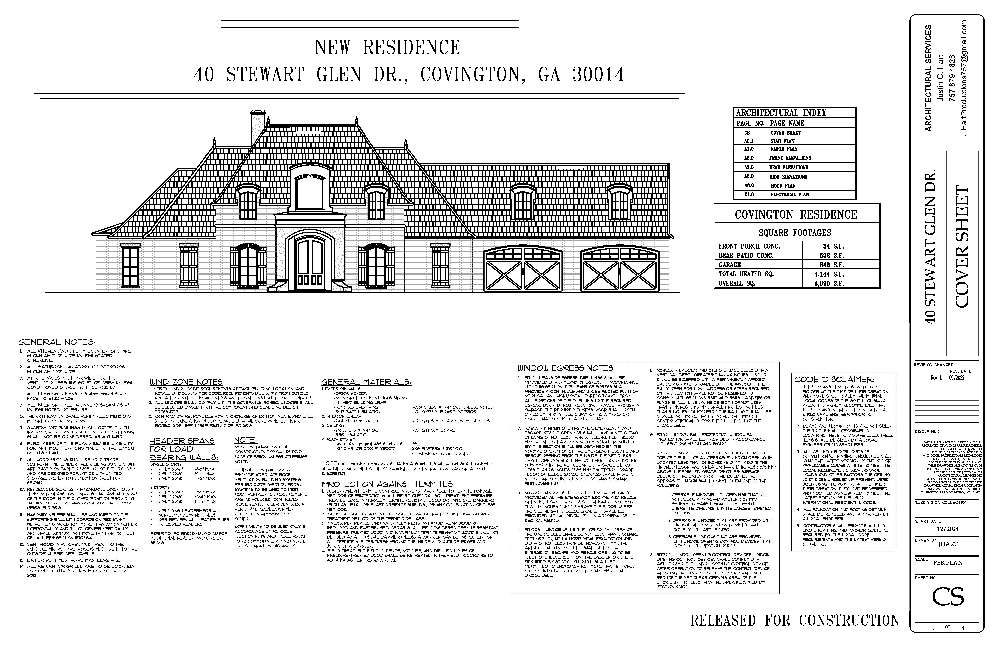
#> input picture temp-cad-files/0a9d1be7-b1c0-4513-b539-8d9f3e236a0e.png, 1000 x 647 px, shrunk from 5100 x 3300 before the run
$ python floor_plan_analyzer.py temp-cad-files/0a9d1be7-b1c0-4513-b539-8d9f3e236a0e.png 1.0 1.0
#> lines starting #> are read from the running program, lines starting #| are printed output that depends on the picture; after the words box and inside, x2 and y2 are one past the last pixel; in counts of white or black regions, pixels touching at a corner belong together
#!/usr/bin/env python3
"""
Floor Plan Analyzer - Real image processing backend
Provides accurate measurements, room detection, and 3D model generation
"""

try:
    import cv2
except ImportError:
    # Use headless version if regular cv2 fails
    import sys
    sys.modules['cv2'] = __import__('cv2.cv2')
    import cv2
import numpy as np
import pytesseract
from PIL import Image
import json
import base64
import io
from typing import Dict, List, Tuple, Any
import requests
import os
from dataclasses import dataclass, asdict
import math

# Configure OpenAI API (set your key as environment variable)
OPENAI_API_KEY = os.getenv('OPENAI_API_KEY', '')

@dataclass
class Room:
    """Represents a detected room in the floor plan"""
    id: str
    type: str
    vertices: List[Tuple[float, float]]
    area: float
    perimeter: float
    center: Tuple[float, float]
    dimensions: Tuple[float, float]  # width, height

@dataclass
class Wall:
    """Represents a wall segment"""
    id: str
    start: Tuple[float, float]
    end: Tuple[float, float]
    thickness: float
    length: float
    is_exterior: bool

@dataclass
class Feature:
    """Represents doors, windows, etc."""
    id: str
    type: str  # 'door', 'window', 'stairs'
    position: Tuple[float, float]
    dimensions: Tuple[float, float]
    wall_id: str = None

class FloorPlanAnalyzer:
    """Main analyzer class for processing floor plans"""

    def __init__(self):
        self.scale_factor = 1.0  # pixels to feet conversion
        self.detected_scale = None
        self.rooms = []
        self.walls = []
        self.features = []

    def analyze_floor_plan(self, image_path: str, manual_scale: Dict[str, float] = None) -> Dict[str, Any]:
        """
        Main entry point for floor plan analysis
        Returns complete analysis with rooms, walls, measurements, and 3D data
        """
        print("\n" + "="*60)
        print("🔍 FLOOR PLAN ANALYSIS STARTING")
        print("="*60)

        # Load image
        img = cv2.imread(image_path)
        if img is None:
            img = self._load_image_from_base64(image_path)

        original = img.copy()
        gray = cv2.cvtColor(img, cv2.COLOR_BGR2GRAY)
        print(f"📊 Image dimensions: {img.shape[1]}x{img.shape[0]} pixels")

        # Step 1: Detect scale from image (look for dimension text)
        print("\n📏 STEP 1: Detecting scale factor...")

        # Check if manual scale is provided
        if manual_scale:
            # manual_scale = {"pixels": 100, "feet": 10} means 100 pixels = 10 feet
            pixels = manual_scale.get('pixels', 1)
            feet = manual_scale.get('feet', 1)
            self.scale_factor = feet / pixels  # feet per pixel
            print(f"   ✅ Using MANUAL scale: {pixels} pixels = {feet} feet")
            print(f"   Scale factor: {self.scale_factor:.6f} feet/pixel")
            print(f"   (1 foot = {1/self.scale_factor:.2f} pixels)")
        else:
            self.scale_factor = self._detect_scale(original)
            print(f"   Scale factor: {self.scale_factor} (feet per pixel)")

        # Step 2: Preprocess image
        print("\n🖼️ STEP 2: Preprocessing image...")
        processed = self._preprocess_image(gray)

        # Step 3: Detect walls
        print("\n🧱 STEP 3: Detecting walls...")
        self.walls = self._detect_walls(processed)
        print(f"   Found {len(self.walls)} walls")
        for i, wall in enumerate(self.walls[:3]):  # Show first 3 walls
            print(f"   Wall {i}: Length={wall.length:.1f}ft, Exterior={wall.is_exterior}")

        # Step 4: Detect rooms
        print("\n🏠 STEP 4: Detecting rooms...")
        self.rooms = self._detect_rooms(processed, self.walls)
        print(f"   Found {len(self.rooms)} rooms")
        for room in self.rooms:
            print(f"   Room '{room.type}': Area={room.area:.1f} sq ft, Dimensions={room.dimensions[0]:.1f}x{room.dimensions[1]:.1f} ft")

        # Step 5: Detect features (doors, windows)
        print("\n🚪 STEP 5: Detecting features...")
        self.features = self._detect_features(processed, original)
        print(f"   Found {len(self.features)} features")
        door_count = len([f for f in self.features if f.type == 'door'])
        window_count = len([f for f in self.features if f.type == 'window'])
        print(f"   Doors: {door_count}, Windows: {window_count}")

        # Step 6: Extract text and dimensions using OCR
        print("\n📝 STEP 6: Extracting text with OCR...")
        text_data = self._extract_text(original)
        if text_data.get('dimensions'):
            print(f"   Found dimension text: {text_data['dimensions'][:3]}")

        # Step 7: Use AI for enhanced analysis (if API key available)
        print("\n🤖 STEP 7: AI Vision analysis...")
        ai_analysis = self._ai_vision_analysis(image_path) if OPENAI_API_KEY else None
        if ai_analysis:
            print("   ✅ AI analysis complete")
        else:
            print("   ⚠️ Skipped (no API key)")

        # Step 8: Generate 3D model data
        print("\n🎮 STEP 8: Generating 3D model...")
        model_3d = self._generate_3d_model()
        print(f"   Generated {model_3d['vertex_count']} vertices, {model_3d['face_count']} faces")

        # Calculate final measurements
        total_area = sum(room.area for room in self.rooms)
        total_perimeter = sum(wall.length for wall in self.walls if wall.is_exterior)

        print("\n" + "="*60)
        print("📊 FINAL MEASUREMENTS:")
        print(f"   Total Area: {total_area:.1f} sq ft")
        print(f"   Total Perimeter: {total_perimeter:.1f} ft")
        print(f"   Room Count: {len(self.rooms)}")
        print(f"   Scale Factor: {self.scale_factor}")
        print("="*60 + "\n")

        # Compile results
        return {
            'success': True,
            'analysis': {
                'rooms': [asdict(room) for room in self.rooms],
                'walls': [asdict(wall) for wall in self.walls],
                'features': [asdict(feature) for feature in self.features],
                'measurements': {
                    'total_area': sum(room.area for room in self.rooms),
                    'total_perimeter': sum(wall.length for wall in self.walls if wall.is_exterior),
                    'room_count': len(self.rooms),
                    'scale_factor': self.scale_factor,
                    'units': 'feet'
                },
                'text_extracted': text_data,
                'ai_enhanced': ai_analysis
            },
            'model_3d': model_3d
        }

    def _preprocess_image(self, gray: np.ndarray) -> np.ndarray:
        """Preprocess image for better line detection"""
        # Apply Gaussian blur to reduce noise
        blurred = cv2.GaussianBlur(gray, (5, 5), 0)

        # Apply adaptive threshold
        thresh = cv2.adaptiveThreshold(
            blurred, 255,
            cv2.ADAPTIVE_THRESH_GAUSSIAN_C,
            cv2.THRESH_BINARY, 11, 2
        )

        # Morphological operations to clean up
        kernel = np.ones((3, 3), np.uint8)
        cleaned = cv2.morphologyEx(thresh, cv2.MORPH_CLOSE, kernel)
        cleaned = cv2.morphologyEx(cleaned, cv2.MORPH_OPEN, kernel)

        return cleaned

    def _detect_walls(self, processed: np.ndarray) -> List[Wall]:
        """Detect walls using line detection"""
        walls = []

        # Detect edges
        edges = cv2.Canny(processed, 50, 150, apertureSize=3)

        # Detect lines using HoughLinesP
        lines = cv2.HoughLinesP(
            edges,
            rho=1,
            theta=np.pi/180,
            threshold=100,
            minLineLength=50,
            maxLineGap=10
        )

        if lines is not None:
            wall_id = 0
            for line in lines:
                x1, y1, x2, y2 = line[0]

                # Calculate line properties
                length = np.sqrt((x2-x1)**2 + (y2-y1)**2)

                # Filter out very short lines
                if length < 30:
                    continue

                # Determine if wall is horizontal or vertical
                angle = np.abs(np.arctan2(y2-y1, x2-x1) * 180 / np.pi)
                is_horizontal = angle < 10 or angle > 170
                is_vertical = 80 < angle < 100

                # Only keep horizontal and vertical walls
                if is_horizontal or is_vertical:
                    # Determine if exterior wall (on image boundary)
                    h, w = processed.shape
                    is_exterior = (
                        x1 < 10 or x2 < 10 or
                        x1 > w-10 or x2 > w-10 or
                        y1 < 10 or y2 < 10 or
                        y1 > h-10 or y2 > h-10
                    )

                    walls.append(Wall(
                        id=f"wall_{wall_id}",
                        start=(x1 * self.scale_factor, y1 * self.scale_factor),
                        end=(x2 * self.scale_factor, y2 * self.scale_factor),
                        thickness=0.5,  # Standard wall thickness in feet
                        length=length * self.scale_factor,
                        is_exterior=is_exterior
                    ))
                    wall_id += 1

        return walls

    def _detect_rooms(self, processed: np.ndarray, walls: List[Wall]) -> List[Room]:
        """Detect rooms using contour detection"""
        rooms = []

        # Invert image for contour detection
        inverted = cv2.bitwise_not(processed)

        # Find contours
        contours, _ = cv2.findContours(
            inverted,
            cv2.RETR_EXTERNAL,
            cv2.CHAIN_APPROX_SIMPLE
        )

        print(f"   📐 Found {len(contours)} contours")

        room_id = 0
        for contour in contours:
            area = cv2.contourArea(contour)

            # Filter out very small contours
            if area < 1000:  # Minimum room size in pixels
                continue

            # Approximate polygon
            epsilon = 0.02 * cv2.arcLength(contour, True)
            approx = cv2.approxPolyDP(contour, epsilon, True)

            # Get bounding rectangle
            x, y, w, h = cv2.boundingRect(contour)

            # Calculate room properties
            vertices = [(pt[0][0] * self.scale_factor, pt[0][1] * self.scale_factor)
                       for pt in approx]

            # Calculate actual area using scale factor
            area_pixels = area
            area_sq_ft = area * self.scale_factor**2

            print(f"   📏 Room {room_id} measurements:")
            print(f"      - Pixel area: {area_pixels:.0f} px²")
            print(f"      - Scale factor: {self.scale_factor}")
            print(f"      - Calculated area: {area_sq_ft:.1f} sq ft")
            print(f"      - Dimensions: {w:.0f}x{h:.0f} px = {w*self.scale_factor:.1f}x{h*self.scale_factor:.1f} ft")

            # Determine room type based on size and shape
            room_type = self._classify_room(area_sq_ft, w/h)

            rooms.append(Room(
                id=f"room_{room_id}",
                type=room_type,
                vertices=vertices,
                area=area_sq_ft,
                perimeter=cv2.arcLength(contour, True) * self.scale_factor,
                center=((x + w/2) * self.scale_factor, (y + h/2) * self.scale_factor),
                dimensions=(w * self.scale_factor, h * self.scale_factor)
            ))
            room_id += 1

        return rooms

    def _detect_features(self, processed: np.ndarray, original: np.ndarray) -> List[Feature]:
        """Detect doors, windows, and other features"""
        features = []
        feature_id = 0

        # Use template matching for doors and windows
        # This is simplified - in production, use trained models

        # Detect gaps in walls (likely doors)
        h, w = processed.shape
        horizontal_projection = np.sum(processed == 0, axis=1)
        vertical_projection = np.sum(processed == 0, axis=0)

        # Find significant gaps
        threshold = w * 0.1  # 10% of width

        # Simple door detection based on gaps
        for i in range(len(horizontal_projection) - 20):
            if horizontal_projection[i] < threshold:
                window = horizontal_projection[i:i+20]
                if np.mean(window) < threshold * 0.5:
                    features.append(Feature(
                        id=f"door_{feature_id}",
                        type="door",
                        position=(w/2 * self.scale_factor, i * self.scale_factor),
                        dimensions=(3.0, 7.0)  # Standard door size in feet
                    ))
                    feature_id += 1

        return features

    def _classify_room(self, area: float, aspect_ratio: float) -> str:
        """Classify room type based on area and shape"""
        if area < 50:
            return "closet"
        elif area < 100:
            if aspect_ratio > 1.5 or aspect_ratio < 0.67:
                return "hallway"
            else:
                return "bathroom"
        elif area < 150:
            return "bedroom"
        elif area < 250:
            if aspect_ratio > 1.3:
                return "kitchen"
            else:
                return "bedroom"
        else:
            return "living_room"

    # [93 lines left out: function _detect_scale, not called in this run]

    def _extract_text(self, img: np.ndarray) -> Dict[str, Any]:
        """Extract text from floor plan using OCR"""
        try:
            # Convert to PIL Image
            pil_img = Image.fromarray(cv2.cvtColor(img, cv2.COLOR_BGR2RGB))

            # Get OCR data with bounding boxes
            data = pytesseract.image_to_data(pil_img, output_type=pytesseract.Output.DICT)

            # Filter for meaningful text
            extracted = {
                'room_labels': [],
                'dimensions': [],
                'other_text': []
            }

            for i, text in enumerate(data['text']):
                if text.strip():
                    confidence = int(data['conf'][i])
                    if confidence > 30:  # Confidence threshold
                        text_lower = text.lower()

                        # Categorize text
                        if any(room in text_lower for room in ['bedroom', 'kitchen', 'bath', 'living', 'dining']):
                            extracted['room_labels'].append(text)
                        elif any(char in text for char in ['\'', '"', 'ft', 'm']):
                            extracted['dimensions'].append(text)
                        else:
                            extracted['other_text'].append(text)

            return extracted
        except Exception as e:
            return {'error': str(e)}

    # [233 lines left out: functions _detect_scale_with_ai, _ai_vision_analysis, _generate_3d_model, _load_image_from_base64, not called in this run]


def process_floor_plan(image_path: str, manual_scale: Dict[str, float] = None) -> Dict[str, Any]:
    """Main entry point for processing a floor plan

    Args:
        image_path: Path to the floor plan image
        manual_scale: Optional dict with 'pixels' and 'feet' keys
                     Example: {"pixels": 100, "feet": 10} means 100 pixels = 10 feet
    """
    analyzer = FloorPlanAnalyzer()
    return analyzer.analyze_floor_plan(image_path, manual_scale)
#> in analyze_floor_plan, img is the input picture: shape (647, 1000, 3); min 0, max 255, mean 227.9
#| 📊 Image dimensions: 1000x647 pixels
#> in _preprocess_image, `blurred = cv2.GaussianBlur(gray, (5, 5), 0)`:
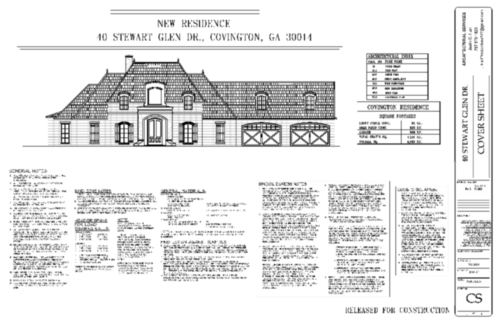
#> blurred: shape (647, 1000) (shown at 1/2 size); min 0, max 255, mean 227.9
#> in _preprocess_image, `thresh = cv2.adaptiveThreshold( blurred, 255, cv2.ADAPTIVE_THRESH_GAUS..`:
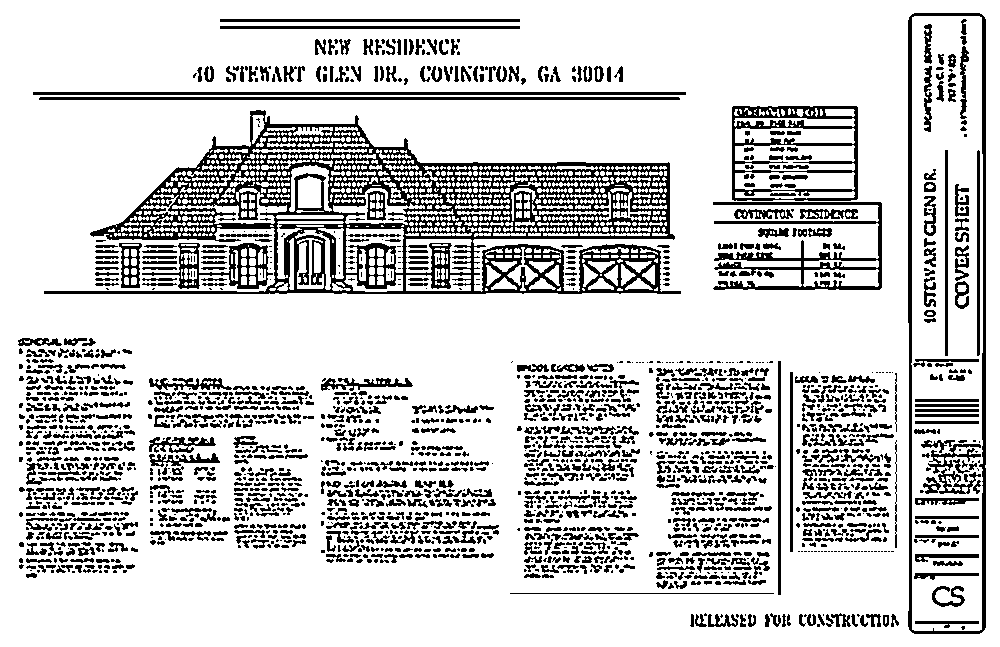
#> thresh: shape (647, 1000); 80.5% white; 2002 black regions (872 under 20 px), largest, box (x1, y1, x2, y2) and area: (44, 110, 681, 294) 33465, (908, 13, 986, 634) 4814, (732, 106, 858, 201) 3685
#> in _preprocess_image, `cleaned = cv2.morphologyEx(cleaned, cv2.MORPH_OPEN, kernel)`:
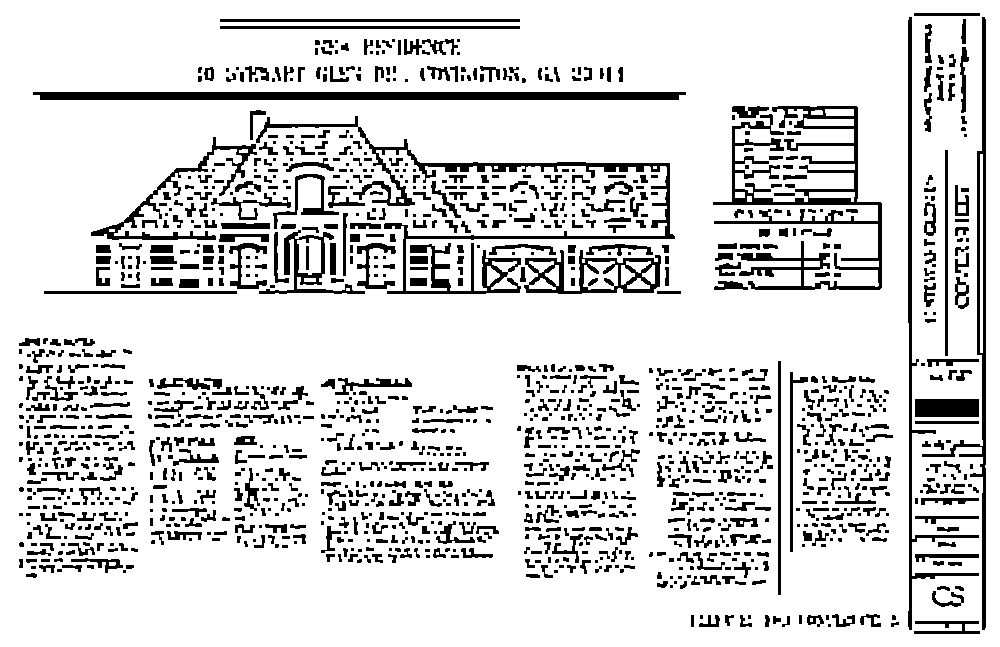
#> cleaned: shape (647, 1000); 84.8% white; 1428 black regions (528 under 20 px), largest, box (x1, y1, x2, y2) and area: (713, 106, 882, 290) 6958, (256, 116, 675, 294) 6381, (33, 92, 686, 100) 5154
#> in _detect_walls, `edges = cv2.Canny(processed, 50, 150, apertureSize=3)`:
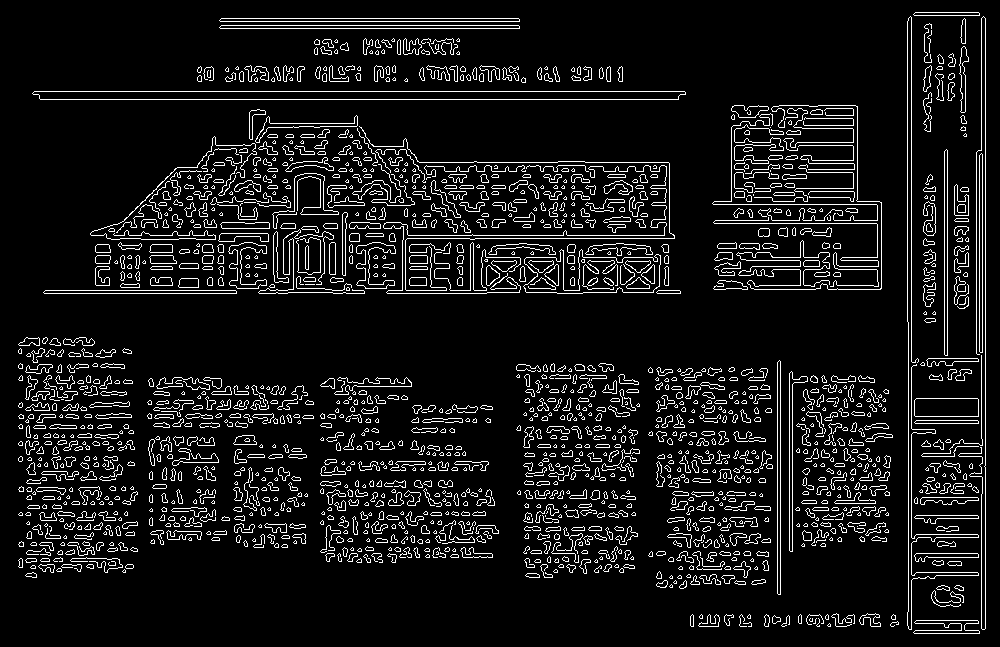
#> edges: shape (647, 1000); 8.8% white in thin lines or dots
#> in _detect_walls, `lines = cv2.HoughLinesP( edges, rho=1, theta=np.pi/180, threshold=100,..`: lines = 315 rows, first 6: [34, 91, 684, 91], [40, 99, 678, 99], [985, 628, 985, 18], [911, 629, 911, 17], [44, 293, 236, 293], [383, 235, 674, 235]
#> the loop in _detect_walls, `for line in lines:` made 315 passes
#> (x1, y1, x2, y2, length, angle, is_horizontal, is_vertical) on passes 1 to 4: (34, 91, 684, 91, 650, 0, True, False), (40, 99, 678, 99, 638, 0, True, False), (985, 628, 985, 18, 610, 90, False, True), (911, 629, 911, 17, 612, 90, False, True)
#|    Found 302 walls
#> the loop in analyze_floor_plan, `for i, wall in enumerate(self.walls[:3]):` made 3 passes
#|    Wall 0: Length=650.0ft, Exterior=False
#|    Wall 1: Length=638.0ft, Exterior=False
#> (further printed lines are left out)
#|    📐 Found 1426 contours
#> the loop in _detect_rooms, `for contour in contours:` made 1426 passes
#> contour on passes 1, 7, 9: [[828, 624], [828, 626], [830, 626], [830, 624]], [[826, 615], [826, 619], [828, 619], [828, 615]], [[799, 615], [799, 623], [801, 623], [801, 615]]
#> (printed output is left out)
#|    Found 9 rooms
#> the loop in analyze_floor_plan, `for room in self.rooms:` made 9 passes
#|    Room 'living_room': Area=1071.0 sq ft, Dimensions=64.0x18.0 ft
#|    Room 'living_room': Area=3805.5 sq ft, Dimensions=137.0x44.0 ft
#> (further printed lines are left out)
#|    Found 92 features
#|    Doors: 92, Windows: 0


# [14 lines left out: function convert_to_serializable, not called in this run]

if __name__ == "__main__":
    # Test with a sample image
    import sys
    if len(sys.argv) > 1:
        image_path = sys.argv[1]

        # Check for manual scale arguments
        manual_scale = None
        if len(sys.argv) >= 4:
            try:
                pixels = float(sys.argv[2])
                feet = float(sys.argv[3])
                manual_scale = {"pixels": pixels, "feet": feet}
                print(f"Using manual scale: {pixels} pixels = {feet} feet", file=sys.stderr)
            except ValueError:
                print("Warning: Invalid scale values, using auto-detection", file=sys.stderr)

#> (the run stopped early here; a loop or call above may not have finished)
